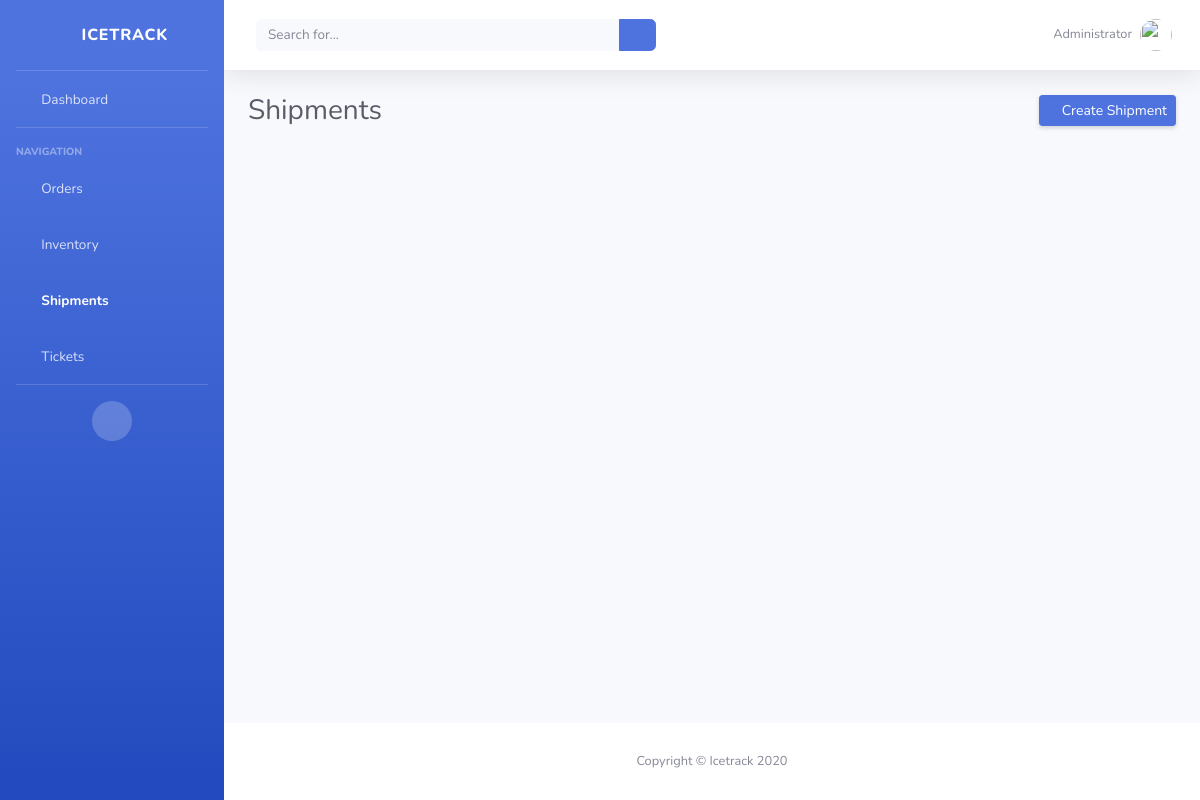
/shipments/, run on an earlier commit of the app's database.
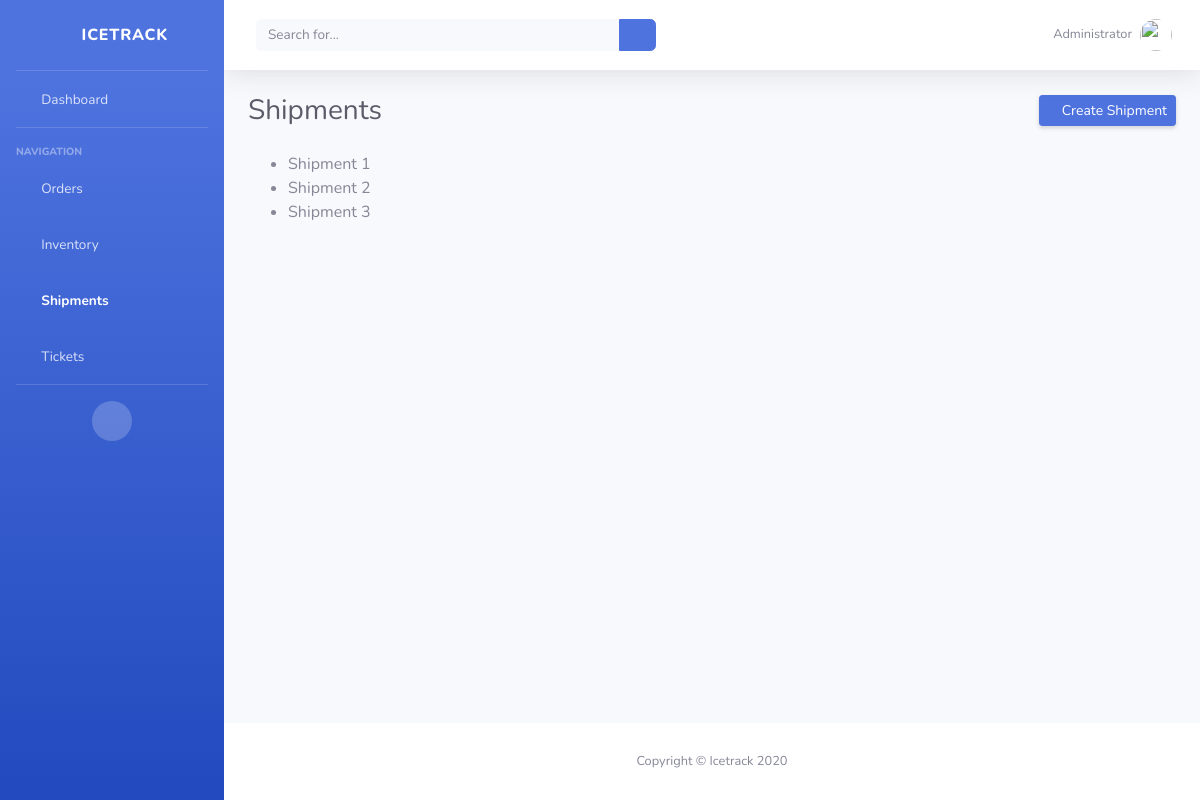
And on a later commit of the database.
### icetrack/models.py (models this page shows, shortened)
class Shipment(models.Model):
    name = models.TextField()

### icetrack/views.py (the view)
# urls.py: path('shipments/', ShipmentsPageView.as_view(), name="shipments"),
class ShipmentsPageView(ListView):
    model = Shipment
    template_name = 'shipments.html'
    context_object_name = 'all_shipments_list'

### templates/shipments.html
{% extends 'base.html' %}
{% block content%}
<div class="container-fluid">
    <div class="d-sm-flex align-items-center justify-content-between mb-4">
        <h1 class="h3 mb-0 text-gray-800">Shipments</h1>
        <a href="{% url 'create_shipment' %}" class="d-none d-sm-inline-block btn btn-sm btn-primary shadow-sm"><i class="fas fa-plus fa-sm text-white-50"></i> Create Shipment</a>
    </div>
    <ul>
        {% for shipment in all_shipments_list %}
            <li>{{ shipment.name }}</li>
        {% endfor %}
    </ul>
</div>
{% endblock content %}

What changed in the data, as far as the page shows it:
added Shipment: name "Shipment 1"
added Shipment: name "Shipment 2"
added Shipment: name "Shipment 3"
